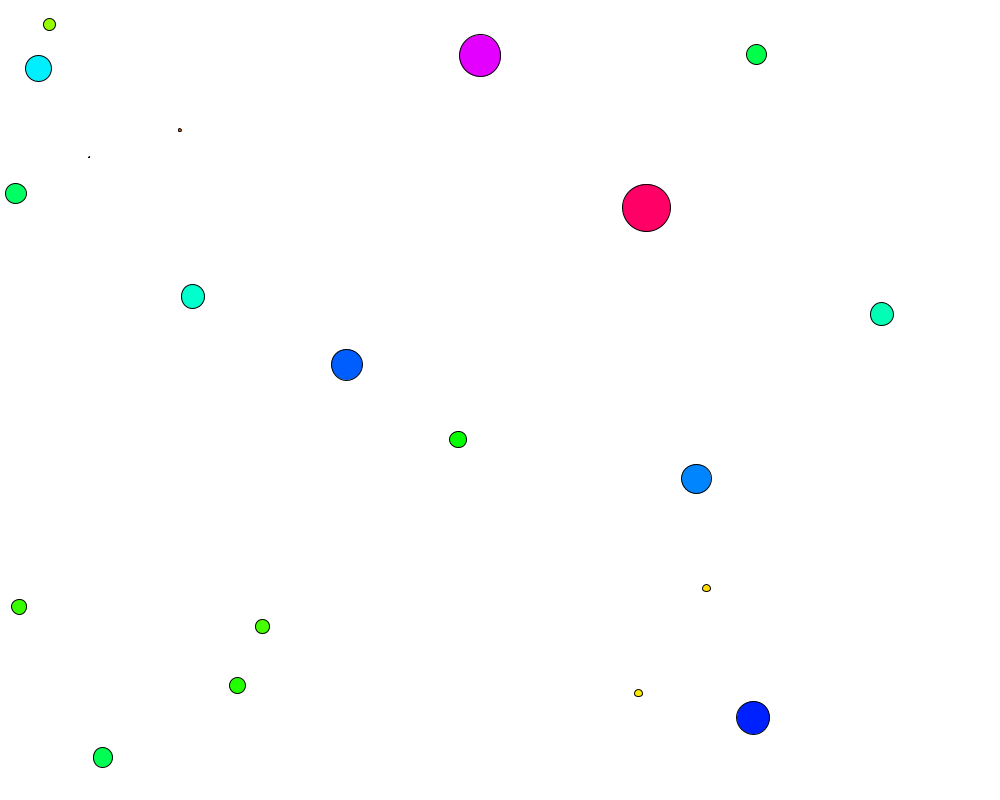
Frame 1 (no input)
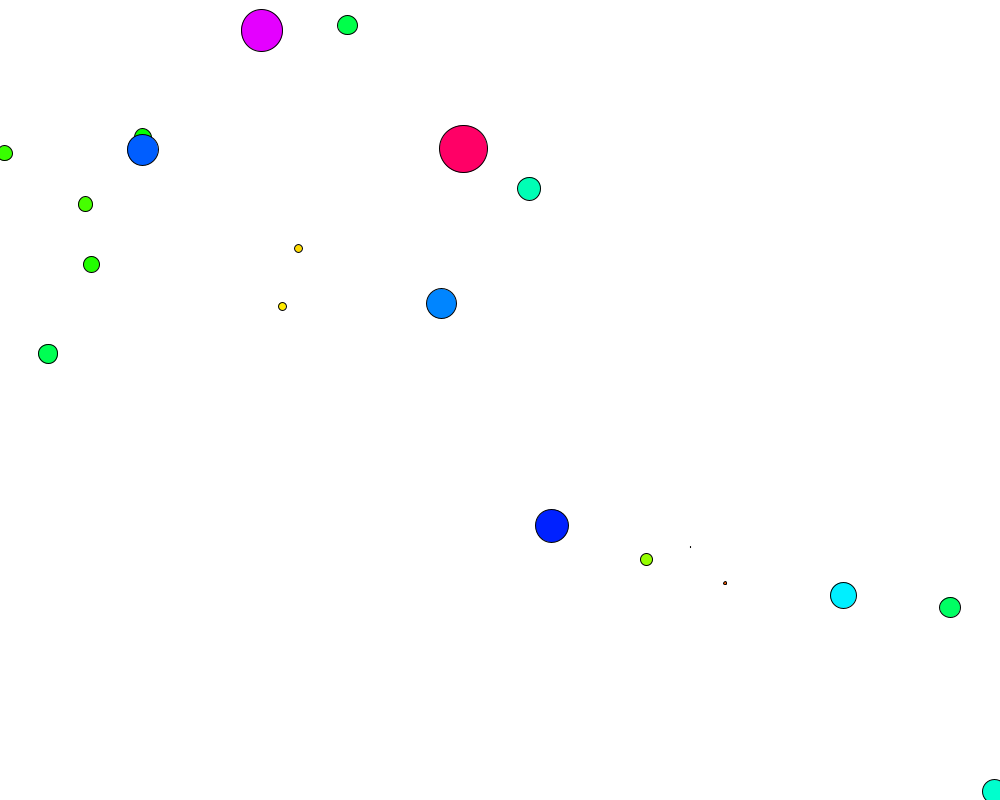
Frame 60 (the mouse pressed at the canvas centre just before this capture)
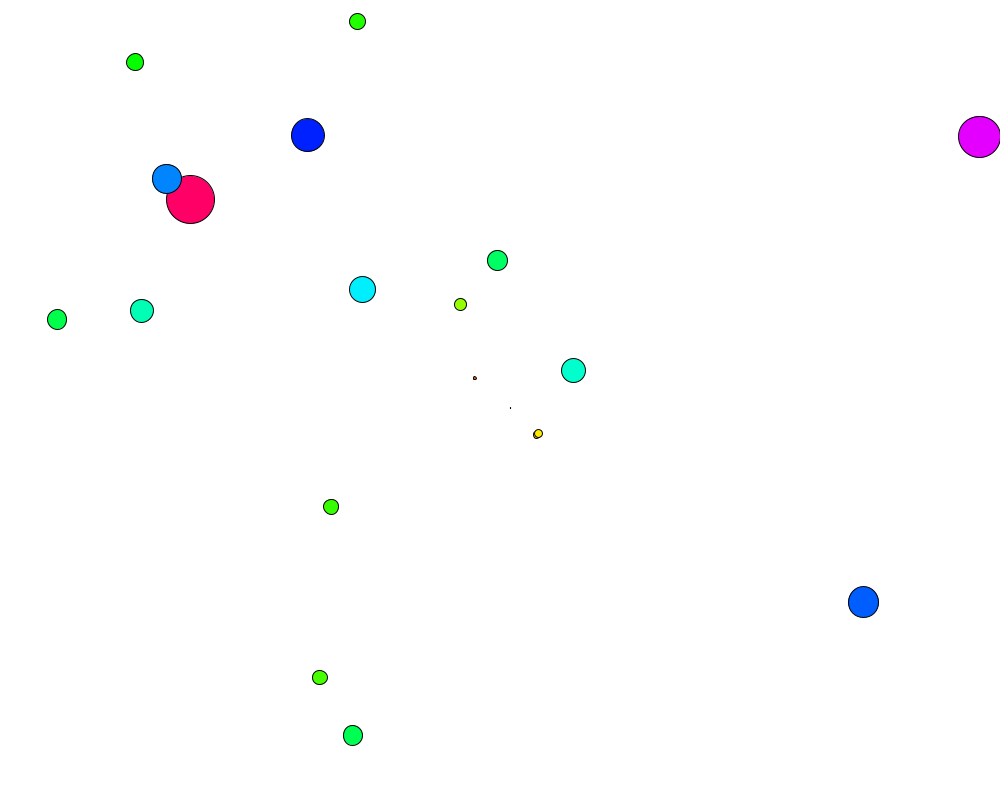
Frame 120 (the mouse held since frame 60 and released just before this capture)

The Processing sketch that drew these frames (run headless with seeded random() and noise(); from frame 60 on, the mouse is pressed at the canvas centre):

// Processing sketch: processing_168200
// ── processing_168200.pde

/////////////////////////////////////////////////////////////////////////////
// Example 1.11: Motion 101 加速度の対話的処理(シフマン, p.50)
// 複数物体（多体）
/////////////////////////////////////////////////////////////////////////////
////////// 大域変数宣言エリア
////Mover mover;  //大域変数の宣言（Mover型の「変数」 mover）
Mover[] movers = new Mover[20];
 
////////// セットアップエリア
void setup(){
  size(1000,800);       //表示窓サイズの指定
  colorMode(HSB);
  ////mover = new Mover(); //オブジェクト（インスタンス）moverの生成
  for(int i = 0; i < movers.length; i++){
    movers[i] = new Mover();
  }
}
 
////////// メインルーチン（無限ループ）
void draw(){
  background(255);    //背景色を白色に
  
  for(int i = 0; i < movers.length; i++){
    movers[i].update();     //オブジェクトmoverの状態の更新
    movers[i].checkEdges(); //窓の端かどうかをチェック
    movers[i].display();    //表示
  }
}
 
///////////////////// 関数やクラスの定義エリア
class Mover{ //// クラスMoverの定義
  PVector location;     //位置（PVector型）
  PVector velocity;     //速度（PVector型）
  PVector acceleration; //加速度（PVector型）
  float   topspeed;     //速度の大きさ制限（float型）
  float mass;
  
  Mover(){ //コンストラクタ（初期状態の設定に用いられる）
    location = new PVector(random(width), random(height)); //初期位置の設定
    velocity = new PVector(0,0);               //初期速度の設定
    topspeed = 10;  //速度制限
    mass = random(50);
  }
  
  void update(){ //状態更新メソッド
    PVector mouse = new PVector(mouseX, mouseY); //マウスポインタの位置ベクトル
    PVector dir = PVector.sub(mouse,location);   ////「static」
   
    dir.normalize();     //正規化
    dir.mult(5/mass);       //スケーリング
    acceleration = dir;  //加速
    
    velocity.add(acceleration); //速度は加速度によって変化する
    velocity.limit(topspeed);   //速度は topspeed によって制限される
    location.add(velocity);     //位置は速度によって変化する
  }
  
  void display(){ //表示用メソッド
    stroke(0);
    fill(mass*5.0,255,255);
    ellipse(location.x, location.y, mass, mass);
  }
  
  void checkEdges(){ //窓の端かどうかをチェックするためのメソッド
    if(location.x > width){     //もしも右にはみ出したら
      location.x = 0;
    } else if(location.x < 0){  //もしも左にはみ出したら
      location.x = width;
    }
    
    if(location.y > height){    //もしも下にはみ出したら
      location.y = 0;
    } else if(location.y < 0){  //もしも上にはみ出したら
      location.y = height;
    }
  }
}
